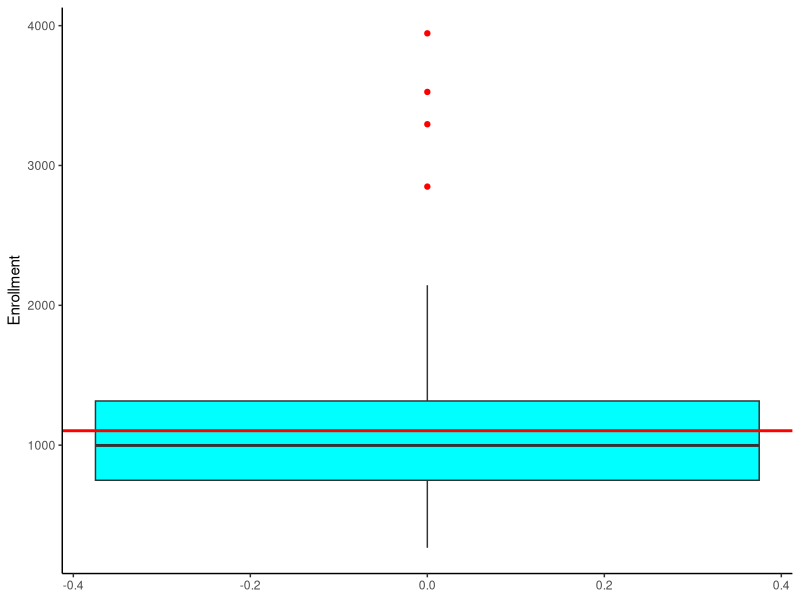
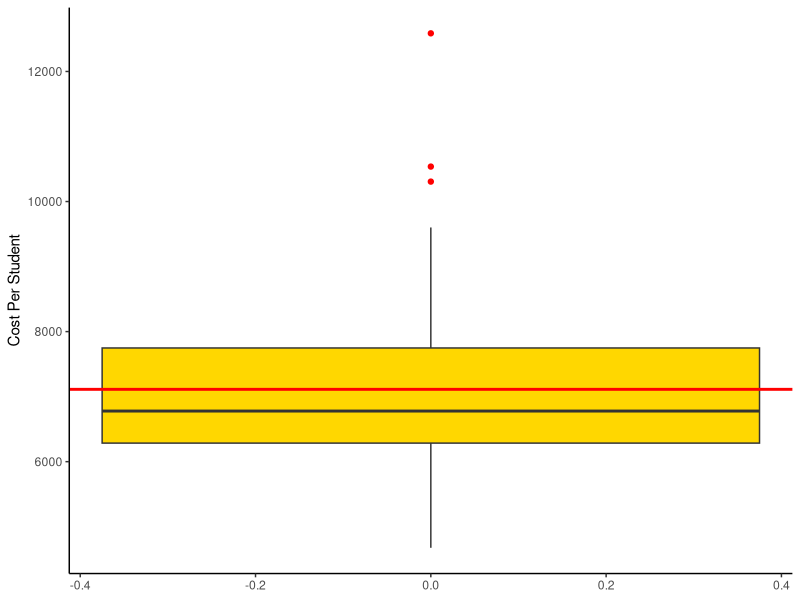
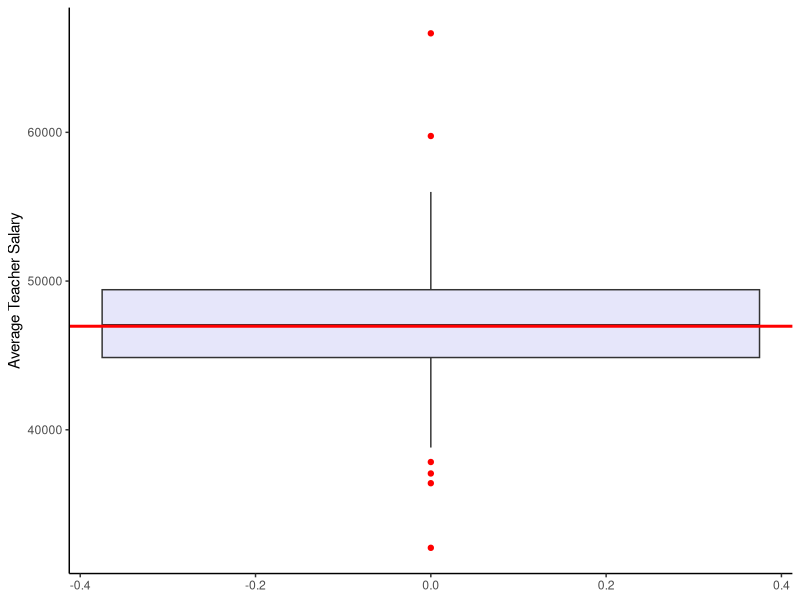
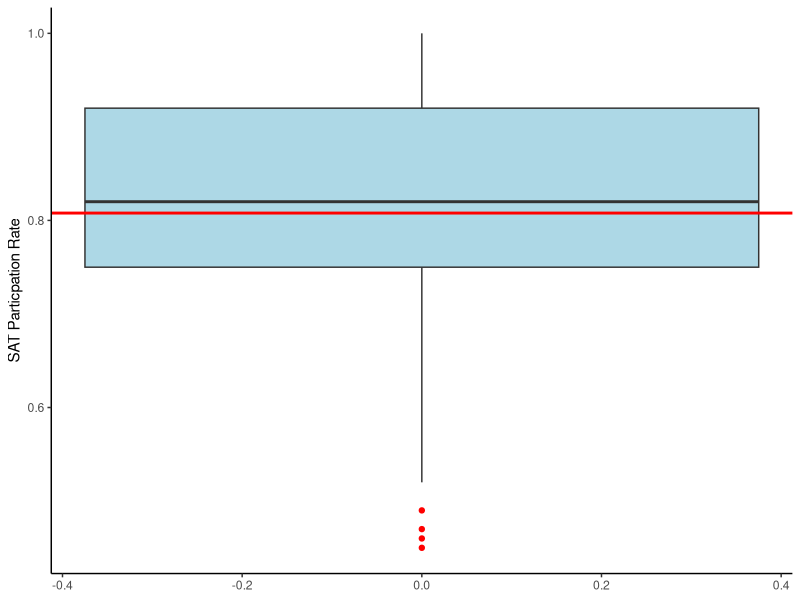
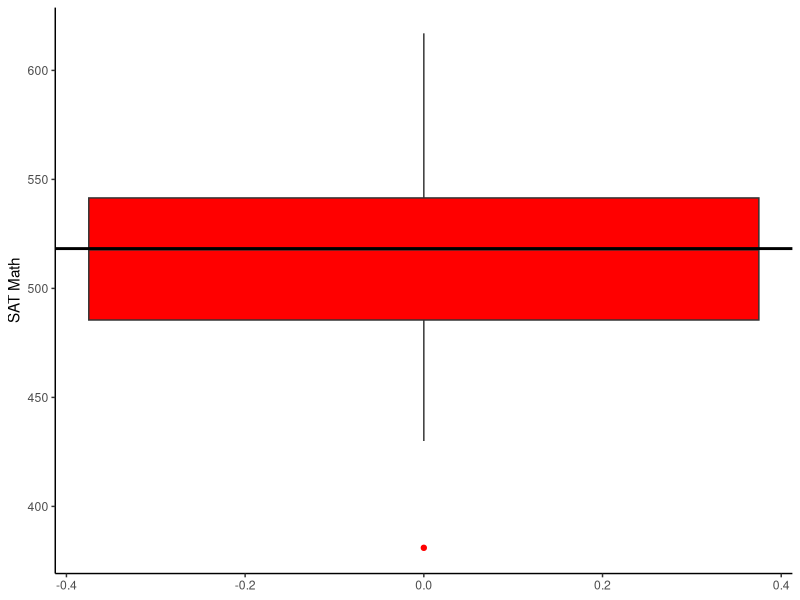
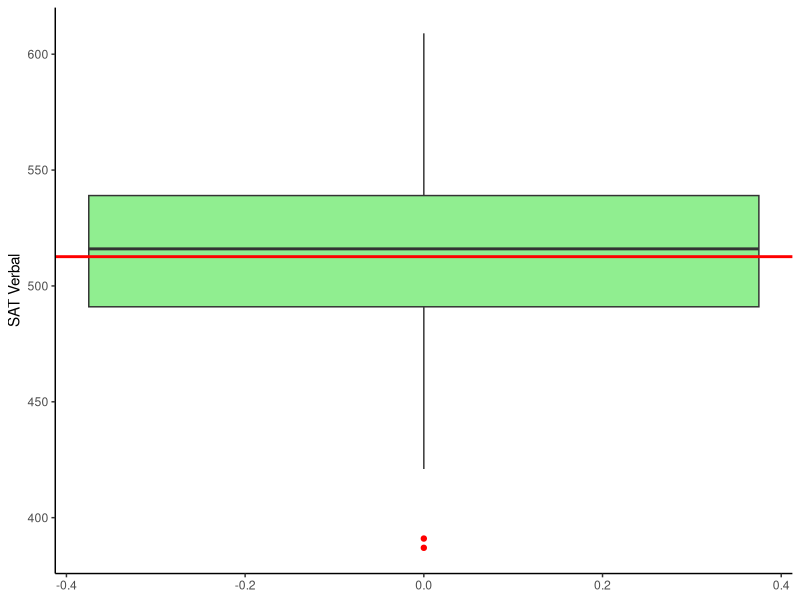
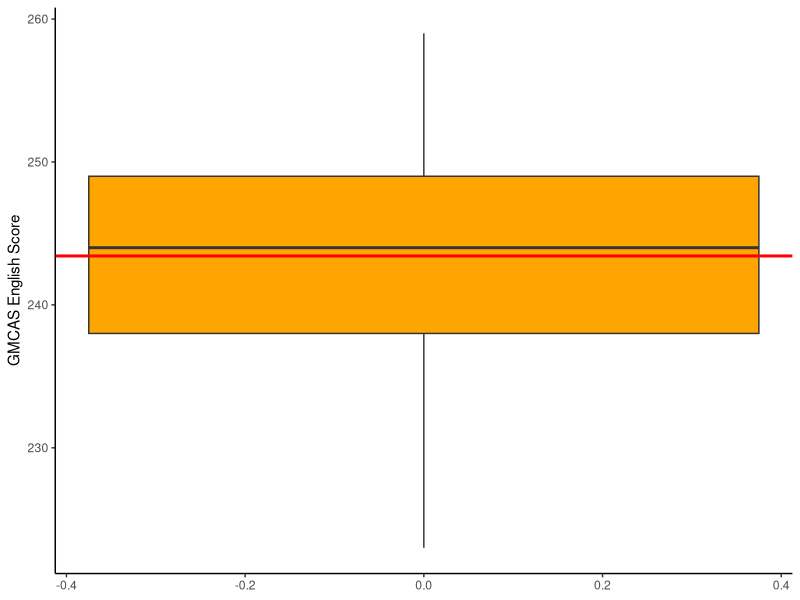
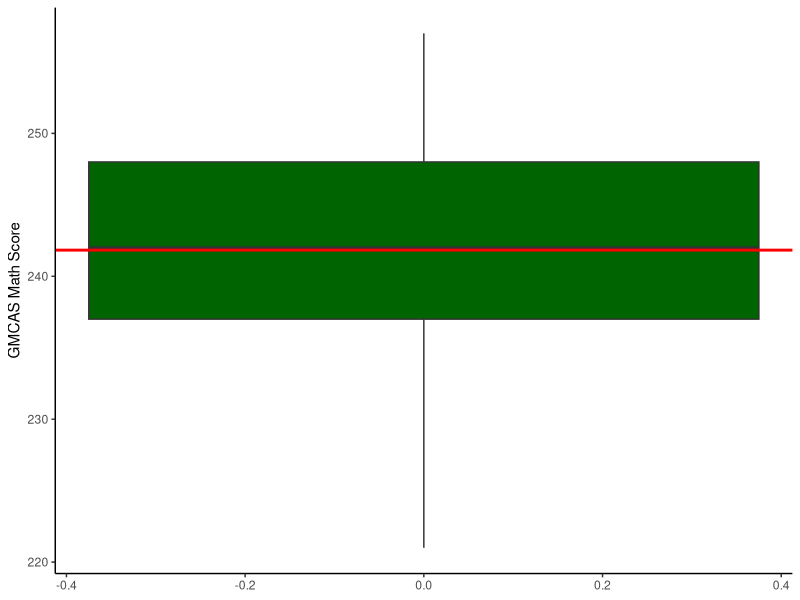

R code for these plots, in order:
## ---- chunk 1
knitr::opts_chunk$set(echo = TRUE)
## ---- chunk 2
#Packages
library(tidyverse)
library(ggplot2)
## ---- chunk 3
#Read data into R
data <- read.csv("Dropout_Rate.csv")
head(data)
## ---- chunk 4
#Summary statistics
summary(data)
str(data)
table(is.na(data))
## ---- chunk 5
ggplot(data, aes(y = Enrollment)) + 
  geom_boxplot(outlier.colour="red", fill = "cyan") + 
  labs(ylab = "Enrollment") + 
  geom_hline(yintercept = mean(data$Enrollment), colour = "red", size = 1) + 
  theme_classic()
####
ggplot(data, aes(y = Cost.Pupil)) + 
  geom_boxplot(outlier.colour="red", fill = "gold") + 
  labs(y = "Cost Per Student") +
  geom_hline(yintercept = mean(data$Cost.Pupil), colour = "red", size = 1) + 
  theme_classic()
####
ggplot(data, aes(y = AveTeach.)) + 
  geom_boxplot(outlier.colour="red", fill = "lavender") + 
  labs(y = "Average Teacher Salary") +
  geom_hline(yintercept = mean(data$AveTeach.), colour = "red", size = 1) + 
  theme_classic()
####
ggplot(data, aes(y = SATPartRate)) + 
  geom_boxplot(outlier.colour="red", fill = "lightblue") + 
  labs(y = "SAT Particpation Rate") + 
  geom_hline(yintercept = mean(data$SATPartRate), colour = "red", size = 1) + 
  theme_classic()
####
ggplot(data, aes(y = SATM)) + 
  geom_boxplot(outlier.colour="red", fill = "red") + 
  labs(y = "SAT Math") +
  geom_hline(yintercept = mean(data$SATM), colour = "black", size = 1) + 
  theme_classic()
####
ggplot(data, aes(y = SATV)) + 
  geom_boxplot(outlier.colour="red", fill = "lightgreen") + 
  labs(y = "SAT Verbal") +
  geom_hline(yintercept = mean(data$SATV), colour = "red", size = 1) + 
  theme_classic()
####
ggplot(data, aes(y = X10GMCASEng)) + 
  geom_boxplot(outlier.colour="red", fill = "orange") + 
  labs(y = "GMCAS English Score") +
  geom_hline(yintercept = mean(data$X10GMCASEng), colour = "red", size = 1) + 
  theme_classic()
####
ggplot(data, aes(y = X10GMCASMth)) + 
  geom_boxplot(outlier.colour="red", fill = "darkgreen") + 
  labs(y = "GMCAS Math Score") +
  geom_hline(yintercept = mean(data$X10GMCASMth), colour = "red", size = 1) + 
  theme_classic()
####
ggplot(data, aes(y = S.TRatio)) + 
  geom_boxplot(outlier.colour="red", fill = "purple") + 
  labs(y = "Student to Teacher Ratio") +
  geom_hline(yintercept = mean(data$S.TRatio), colour = "red", size = 1) + 
  theme_classic()
####
ggplot(data, aes(y = S.CounselRatio)) + 
  geom_boxplot(outlier.colour="red", fill = "maroon") + 
  labs(y = "Student to Counseler Ratio") +
  geom_hline(yintercept = mean(data$S.CounselRatio), colour = "red", size = 1) + 
  theme_classic()
####
ggplot(data, aes(y = DropoutRate)) + 
  geom_boxplot(outlier.colour="red", fill = "brown") + 
  labs(y = "Dropout Rate") +
  geom_hline(yintercept = mean(data$DropoutRate), colour = "red", size = 1) + 
  theme_classic()
# Some outlines for nearly every predictor - potential violation of assumption of normality of residuals 
## ---- chunk 6
corr <- cor(data)
corr
#install.packages("corrplot")
library(corrplot)
data = data[,c(-1)]
M= cor(data)
corrplot(M, method = "color", order = "AOE" , type = "upper", tl.col = "black")
# Exams are highly correlated with each other - potential violation of Multicollinearity assumptions 
## ---- chunk 7
ggplot(data, aes(x = Enrollment, y = DropoutRate)) + 
  geom_point() + 
  geom_smooth(method = lm) + 
  geom_smooth(se = FALSE, color = "red") + 
  labs(x = "Enrollment", y = "Dropout Rate") + 
  theme_classic()
###
ggplot(data, aes(x = Cost.Pupil, y = DropoutRate)) + 
  geom_point() + 
  geom_smooth(method = lm) + 
  geom_smooth(se = FALSE, color = "red") + 
  labs(x = "Cost per Student", y = "Dropout Rate") + 
  theme_classic()
###
ggplot(data, aes(x = AveTeach., y = DropoutRate)) + 
  geom_point() + 
  geom_smooth(method = lm) + 
  geom_smooth(se = FALSE, color = "red") + 
  labs(x = "EAverage Teacher Salary", y = "Dropout Rate") + 
  theme_classic()
###
ggplot(data, aes(x = SATV, y = DropoutRate)) + 
  geom_point() + 
  geom_smooth(method = lm) + 
  geom_smooth(se = FALSE, color = "red") + 
  labs(x = "SAT Verbal", y = "Dropout Rate") + 
  theme_classic()
###
ggplot(data, aes(x = SATM, y = DropoutRate)) + 
  geom_point() + 
  geom_smooth(method = lm) + 
  geom_smooth(se = FALSE, color = "red") + 
  labs(x = "SAT Math", y = "Dropout Rate") + 
  theme_classic()
###
ggplot(data, aes(x = SATPartRate, y = DropoutRate)) + 
  geom_point() + 
  geom_smooth(method = lm) + 
  geom_smooth(se = FALSE, color = "red") + 
  labs(x = "SAT Participation Rate", y = "Dropout Rate") + 
  theme_classic()
###
ggplot(data, aes(x = X10GMCASEng, y = DropoutRate)) + 
  geom_point() + 
  geom_smooth(method = lm) + 
  geom_smooth(se = FALSE, color = "red") + 
  labs(x = "GMCAS English", y = "Dropout Rate") + 
  theme_classic()
###
ggplot(data, aes(x = X10GMCASMth, y = DropoutRate)) + 
  geom_point() + 
  geom_smooth(method = lm) + 
  geom_smooth(se = FALSE, color = "red") + 
  labs(x = "GMCAS Math", y = "Dropout Rate") + 
  theme_classic()
###
ggplot(data, aes(x = S.TRatio, y = DropoutRate)) + 
  geom_point() + 
  geom_smooth(method = lm) + 
  geom_smooth(se = FALSE, color = "red") + 
  labs(x = "Student to Teacher Ratio", y = "Dropout Rate") + 
  theme_classic()
###
ggplot(data, aes(x = S.CounselRatio, y = DropoutRate)) + 
  geom_point() + 
  geom_smooth(method = lm) + 
  geom_smooth(se = FALSE, color = "red") + 
  labs(x = "Student to Counsler Ratio", y = "Dropout Rate") + 
  theme_classic()

## ---- chunk 8
ggplot(data,aes(x = DropoutRate)) + 
  geom_density() + 
  labs(x = "Dropout Rate", y = "") + 
  theme_classic()
### Calculate Skewness ###
library(e1071)
skewness(data$DropoutRate)
### Convert to Log Response ###
trans_resp <- log1p(data$DropoutRate)
plot(density(trans_resp), main = "Log transform Response")
### Add log Response to data frame ### 
log_data <- data %>% 
  mutate(DropoutRate, log_dropout = log1p(DropoutRate)) %>% 
  select(-DropoutRate)
## ---- chunk 9
###With Outliers####
full_model <- lm(log_dropout ~ .,
                 data = log_data)

summary(full_model)
### Remove Outliers###
log_data_outliers_rm <- log_data %>% 
  filter_all(all_vars(. < mean(.) + 2*sd(.)))
### Run model again ###
full_model_outliers_rm <- lm(log_dropout ~ .,
                             data = log_data_outliers_rm)

summary(full_model_outliers_rm)
## ---- chunk 10
###test all possible models with 1 to k = 10 predictors###
library("leaps")
attach(log_data)
regfit.full = regsubsets(log_dropout ~ .,
                         log_data, 
                         nvmax = 10)
sum1 <- summary(regfit.full)
sum1
###plot RSS/R^2/Cp/BIC###
par(mfrow = c(2,2))
plot(sum1$rss, 
     xlab = "Number of Variables", 
     ylab = "RSS", 
     type = "l")
minrss <- which.min(sum1$rss)
points(minrss,
       sum1$rss[10],
       col = "red",
       cex = 2,
       pch = 20)
plot(sum1$adjr2, 
     xlab = "Number of Variables", 
     ylab = "Adj. RSq", 
     type = "l")
max<- which.max(sum1$adjr2)
points(max, 
       sum1$adjr2[4], 
       col = "red", 
       cex = 2, 
       pch= 20)
plot(sum1$cp, 
     xlab = "Number of Variables", 
     ylab = "Cp", 
     type = "l")
mincp <- which.min(sum1$cp)
points(mincp, 
       sum1$cp[3], 
       col = "red", 
       cex = 2, 
       pch= 20)
minBIC <- which.min(sum1$bic)
plot(sum1$bic, 
     xlab = "Number of Variables",
     ylab = "BIC", 
     type = "l")
points(minBIC, 
       sum1$bic[3], 
       col = "red", 
       cex = 2, 
       pch= 20)
## ---- chunk 11
### Using CV to calculate test error ###
set.seed(6)
train = sample(c(TRUE,FALSE), nrow(log_data), rep = TRUE)
test = (!train)
regfit.best <- regsubsets(log_dropout~., 
                          data = log_data[train,], 
                          nvmax = 10)

test.mat <- model.matrix(log_dropout~.,
                         data = log_data[test,])
val.errors <- rep(NA,10)
### function that ...###
for(i in 1:10){
  coefi <- coef(regfit.best, id = i)
  pred = test.mat[,names(coefi)] %*% coefi
  val.errors[i] = mean((log_data$log_dropout[test]-pred)^2)
}
min_errors <- which.min(val.errors)
regfit.best.full <- regsubsets(log_dropout ~ ., 
                               data = log_data, 
                               nvmax = 10)
plot(val.errors, 
     xlab = "Number of Varibles", 
     ylab = "Error", 
     type = "l",
     main = "Cross validation test error")
points(3, 
       val.errors[3], 
       col = "red", 
       cex = 2, 
       pch= 20)

## ---- chunk 12
finModel <- lm(log_dropout ~ 
                 Enrollment + 
                 AveTeach. +  
                 X10GMCASEng, 
               data = log_data)

summary(finModel)

## ---- chunk 13
par(mfrow = c(1,2))
res <- resid(finModel)
plot(fitted(finModel), res, main = "Residual plot", xlab = "Predicted log Dropout Rates", ylab = "Residuals", col = ifelse(abs(res) > 1, "red", "black"), pch = 20)
abline(0,0)
### QQ plot ##
qqnorm(res, pch =20, cex =.75)
qqline(res)
# residuals appear to have constant variance and roughly follow normal distribution 
## ---- chunk 14
#update on my code
#This is my second update
#This is my third updates
